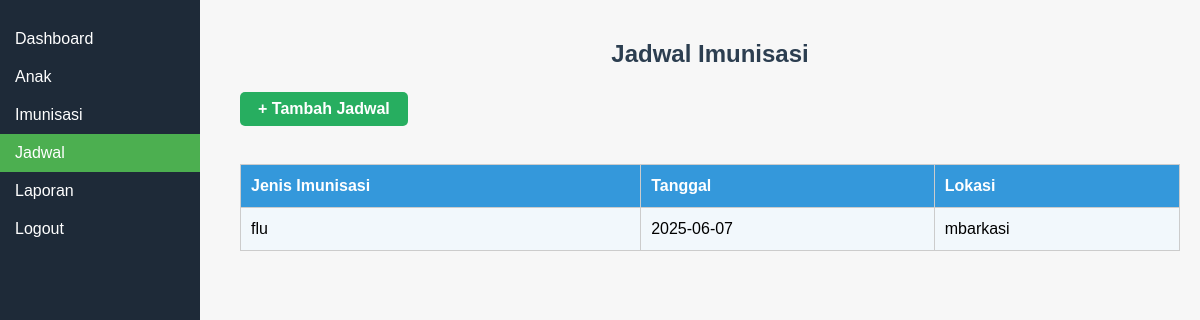
Screenshot of /jadwal.php (signed in) with the database file from the repository.
### tables this page shows
CREATE TABLE `jadwal` (
  `id` int NOT NULL,
  `tanggal` date DEFAULT NULL,
  `jenis_imunisasi` varchar(100) NOT NULL,
  `lokasi` varchar(100) NOT NULL
);

### jadwal.php (the view, shortened to what this page needs)
<?php
require_once 'db.php';
$sql = "SELECT * FROM jadwal ORDER BY tanggal ASC";
$result = $conn->query($sql);
?>
<!DOCTYPE html>
<html lang="en">
<head>
</head>
<body>
  <div class="sidebar">
    <a href="dashboard.php">Dashboard</a>
    <a href="anak.php">Anak</a>
    <a href="imunisasi.php">Imunisasi</a>
    <a href="jadwal.php" style="background-color:#4CAF50;">Jadwal</a>
    <a href="laporan.php">Laporan</a>
    <a href="logout.php">Logout</a>
  </div>
  <div class="container">
    <h2>Jadwal Imunisasi</h2>
    <a href="tambah_jadwal.php" style="display:inline-block;margin-bottom:18px;padding:8px 18px;background:#27ae60;color:#fff;border-radius:5px;text-decoration:none;font-weight:600;transition:background 0.2s;">+ Tambah Jadwal</a>
    <table>
      <tr>
        <th>Jenis Imunisasi</th>
        <th>Tanggal</th>
        <th>Lokasi</th>
      </tr>
      <?php while($row = $result->fetch_assoc()) : ?>
        <tr>
          <td><?= htmlspecialchars($row['jenis_imunisasi']) ?></td>
          <td><?= htmlspecialchars($row['tanggal']) ?></td>
          <td><?= htmlspecialchars($row['lokasi']) ?></td>
        </tr>
      <?php endwhile; ?>
    </table>
  </div>
</body>
</html>

### jadwal.php (style rules this page uses)
body { font-family: Arial, sans-serif; background-color: #f0f8ff; margin: 0; padding: 0; }
.sidebar { width: 200px; background-color: #1e2a38; color: white; height: 100vh; position: fixed; padding-top: 20px; }
.sidebar a { display: block; color: white; text-decoration: none; padding: 10px 15px; }
.container { margin-left: 220px; padding: 20px; }
h2 { color: #333; }
table { width: 100%; border-collapse: collapse; margin-top: 20px; }
table, th, td { border: 1px solid #ccc; }
th, td { padding: 10px; text-align: left; }
th { background-color: #f2f2f2; }
body { font-family: Arial, sans-serif; background: #f7f7f7; margin: 0; padding: 0; }
h2 { text-align: center; color: #2c3e50; margin-bottom: 24px; }
table { width: 100%; border-collapse: collapse; background: #fafafa; }
th, td { padding: 12px 10px; text-align: left; }
th { background: #3498db; color: #fff; font-weight: 600; }
tr:nth-child(even) { background: #f2f8fc; }

### rows the page displays
jadwal: jenis_imunisasi "flu", tanggal "2025-06-07", lokasi "mbarkasi"
